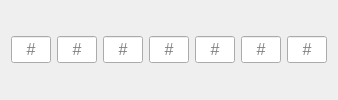
                         <widget class="QWidget" name="thirtysecond_pair_len_bar" native="true">
                          <layout class="QHBoxLayout" name="horizontalLayout_7">
                           <item>
                            <widget class="QLineEdit" name="thirtysecond_len_two">
                             <property name="sizePolicy">
                              <sizepolicy hsizetype="Maximum" vsizetype="Fixed">
                               <horstretch>0</horstretch>
                               <verstretch>0</verstretch>
                              </sizepolicy>
                             </property>
                             <property name="minimumSize">
                              <size>
                               <width>36</width>
                               <height>26</height>
                              </size>
                             </property>
                             <property name="maximumSize">
                              <size>
                               <width>40</width>
                               <height>16777215</height>
                              </size>
                             </property>
                             <property name="font">
                              <font>
                               <pointsize>12</pointsize>
                              </font>
                             </property>
                             <property name="styleSheet">
                              <string notr="true"/>
                             </property>
                             <property name="inputMask">
                              <string>00</string>
                             </property>
                             <property name="text">
                              <string/>
                             </property>
                             <property name="alignment">
                              <set>Qt::AlignCenter</set>
                             </property>
                             <property name="placeholderText">
                              <string>#</string>
                             </property>
                            </widget>
                           </item>
                           <item>
                            <widget class="QLineEdit" name="thirtysecond_len_three">
                             <property name="sizePolicy">
                              <sizepolicy hsizetype="Maximum" vsizetype="Fixed">
                               <horstretch>0</horstretch>
                               <verstretch>0</verstretch>
                              </sizepolicy>
                             </property>
                             <property name="minimumSize">
                              <size>
                               <width>36</width>
                               <height>26</height>
                              </size>
                             </property>
                             <property name="maximumSize">
                              <size>
                               <width>40</width>
                               <height>16777215</height>
                              </size>
                             </property>
                             <property name="font">
                              <font>
                               <pointsize>12</pointsize>
                              </font>
                             </property>
                             <property name="styleSheet">
                              <string notr="true"/>
                             </property>
                             <property name="inputMask">
                              <string>00</string>
                             </property>
                             <property name="text">
                              <string/>
                             </property>
                             <property name="alignment">
                              <set>Qt::AlignCenter</set>
                             </property>
                             <property name="placeholderText">
                              <string>#</string>
                             </property>
                            </widget>
                           </item>
                           <item>
                            <widget class="QLineEdit" name="thirtysecond_len_four">
                             <property name="sizePolicy">
                              <sizepolicy hsizetype="Maximum" vsizetype="Fixed">
                               <horstretch>0</horstretch>
                               <verstretch>0</verstretch>
                              </sizepolicy>
                             </property>
                             <property name="minimumSize">
                              <size>
                               <width>36</width>
                               <height>26</height>
                              </size>
                             </property>
                             <property name="maximumSize">
                              <size>
                               <width>40</width>
                               <height>16777215</height>
                              </size>
                             </property>
                             <property name="font">
                              <font>
                               <pointsize>12</pointsize>
                              </font>
                             </property>
                             <property name="styleSheet">
                              <string notr="true"/>
                             </property>
                             <property name="inputMask">
                              <string>00</string>
                             </property>
                             <property name="text">
                              <string/>
                             </property>
                             <property name="alignment">
                              <set>Qt::AlignCenter</set>
                             </property>
                             <property name="placeholderText">
                              <string>#</string>
                             </property>
                            </widget>
                           </item>
                           <item>
                            <widget class="QLineEdit" name="thirtysecond_len_five">
                             <property name="sizePolicy">
                              <sizepolicy hsizetype="Maximum" vsizetype="Fixed">
                               <horstretch>0</horstretch>
                               <verstretch>0</verstretch>
                              </sizepolicy>
                             </property>
                             <property name="minimumSize">
                              <size>
                               <width>36</width>
                               <height>26</height>
                              </size>
                             </property>
                             <property name="maximumSize">
                              <size>
                               <width>40</width>
                               <height>16777215</height>
                              </size>
                             </property>
                             <property name="font">
                              <font>
                               <pointsize>12</pointsize>
                              </font>
                             </property>
                             <property name="styleSheet">
                              <string notr="true"/>
                             </property>
                             <property name="inputMask">
                              <string>00</string>
                             </property>
                             <property name="text">
                              <string/>
                             </property>
                             <property name="alignment">
                              <set>Qt::AlignCenter</set>
                             </property>
                             <property name="placeholderText">
                              <string>#</string>
                             </property>
                            </widget>
                           </item>
                           <item>
                            <widget class="QLineEdit" name="thirtysecond_len_six">
                             <property name="sizePolicy">
                              <sizepolicy hsizetype="Maximum" vsizetype="Fixed">
                               <horstretch>0</horstretch>
                               <verstretch>0</verstretch>
                              </sizepolicy>
                             </property>
                             <property name="minimumSize">
                              <size>
                               <width>36</width>
                               <height>26</height>
                              </size>
                             </property>
                             <property name="maximumSize">
                              <size>
                               <width>40</width>
                               <height>16777215</height>
                              </size>
                             </property>
                             <property name="font">
                              <font>
                               <pointsize>12</pointsize>
                              </font>
                             </property>
                             <property name="styleSheet">
                              <string notr="true"/>
                             </property>
                             <property name="inputMask">
                              <string>00</string>
                             </property>
                             <property name="text">
                              <string/>
                             </property>
                             <property name="alignment">
                              <set>Qt::AlignCenter</set>
                             </property>
                             <property name="placeholderText">
                              <string>#</string>
                             </property>
                            </widget>
                           </item>
                           <item>
                            <widget class="QLineEdit" name="thirtysecond_len_seven">
                             <property name="sizePolicy">
                              <sizepolicy hsizetype="Maximum" vsizetype="Fixed">
                               <horstretch>0</horstretch>
                               <verstretch>0</verstretch>
                              </sizepolicy>
                             </property>
                             <property name="minimumSize">
                              <size>
                               <width>36</width>
                               <height>26</height>
                              </size>
                             </property>
                             <property name="maximumSize">
                              <size>
                               <width>40</width>
                               <height>16777215</height>
                              </size>
                             </property>
                             <property name="font">
                              <font>
                               <pointsize>12</pointsize>
                              </font>
                             </property>
                             <property name="styleSheet">
                              <string notr="true"/>
                             </property>
                             <property name="inputMask">
                              <string>00</string>
                             </property>
                             <property name="text">
                              <string/>
                             </property>
                             <property name="alignment">
                              <set>Qt::AlignCenter</set>
                             </property>
                             <property name="placeholderText">
                              <string>#</string>
                             </property>
                            </widget>
                           </item>
                           <item>
                            <widget class="QLineEdit" name="thirtysecond_len_eight">
                             <property name="sizePolicy">
                              <sizepolicy hsizetype="Maximum" vsizetype="Fixed">
                               <horstretch>0</horstretch>
                               <verstretch>0</verstretch>
                              </sizepolicy>
                             </property>
                             <property name="minimumSize">
                              <size>
                               <width>36</width>
                               <height>26</height>
                              </size>
                             </property>
                             <property name="maximumSize">
                              <size>
                               <width>40</width>
                               <height>16777215</height>
                              </size>
                             </property>
                             <property name="font">
                              <font>
                               <pointsize>12</pointsize>
                              </font>
                             </property>
                             <property name="styleSheet">
                              <string notr="true"/>
                             </property>
                             <property name="inputMask">
                              <string>00</string>
                             </property>
                             <property name="text">
                              <string/>
                             </property>
                             <property name="alignment">
                              <set>Qt::AlignCenter</set>
                             </property>
                             <property name="placeholderText">
                              <string>#</string>
                             </property>
                            </widget>
                           </item>
                          </layout>
                         </widget>
